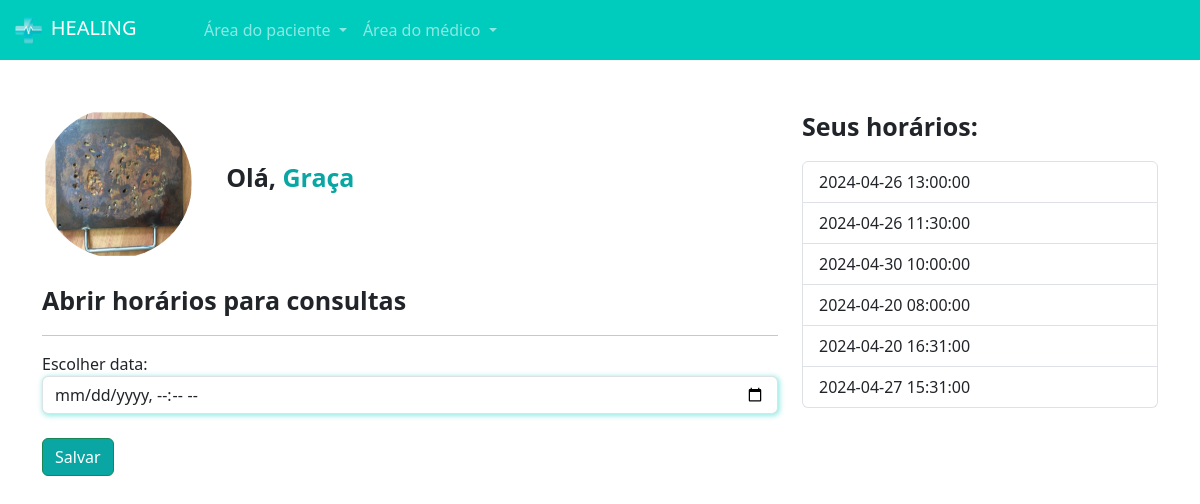
The app's page /medicos/abrir_horario/ (signed in) with its own data.
### medico/models.py (models this page shows, shortened)
class DadosMedico(models.Model):
    crm = models.CharField(max_length=30)
    nome = models.CharField(max_length=100)
    cep = models.CharField(max_length=15)
    rua = models.CharField(max_length=100)
    bairro = models.CharField(max_length=100)
    numero = models.IntegerField()
    rg = models.ImageField(upload_to="rgs")
    cedula_identidade_medica = models.ImageField(upload_to='cim')
    foto = models.ImageField(upload_to="fotos_perfil")
    user = models.ForeignKey(User, on_delete=models.DO_NOTHING)
    descricao = models.TextField(null=True, blank=True)
    especialidade = models.ForeignKey(Especialidades, on_delete=models.DO_NOTHING, null=True, blank=True)
    valor_consulta = models.FloatField(default=100)

class DatasAbertas(models.Model):
    data = models.DateTimeField()
    user = models.ForeignKey(User, on_delete=models.DO_NOTHING)
    agendado = models.BooleanField(default=False)
    def __str__(self):
        return str(self.data)

### medico/views.py (the view, shortened to what this page needs)
# urls.py: path('abrir_horario/', views.abrir_horario, name="abrir_horario"),
@login_required
def abrir_horario(request):
    if not is_medico(request.user):
        messages.add_message(request, constants.WARNING, 'Somente médicos podem acessar essa página.')
        return redirect('/usuarios/sair')
    if request.method == "GET":
        dados_medicos = DadosMedico.objects.get(user=request.user)
        datas_abertas = DatasAbertas.objects.filter(user = request.user)
        return render(request, 'abrir_horario.html', {'dados_medicos': dados_medicos, 'datas_abertas': datas_abertas, 'is_medico': is_medico(request.user)})

### medico/models.py (called while the page is built)
def is_medico(user):
    return DadosMedico.objects.filter(user=user).exists()

### medico/templates/abrir_horario.html (shortened to what this page needs)
{% extends "base.html" %}
{% load static %}
{% block 'head' %}
    <link rel="stylesheet" href="{% static 'medicos/css/abrir_horario.css' %}">
    <link rel="stylesheet" href="{% static 'usuarios/css/usuarios.css' %}">
    <link rel="stylesheet" href="{% static 'medicos/css/cadastro_medico.css' %}">
{% endblock 'head' %}
{% block 'body' %}
{% include "partials/navbar.html" %}
    <div class="container">
        <br><br>
        <div class="row">
            <div class="col-md-8">
                <img src="{{dados_medicos.foto.url}}"  class="foto-perfil" alt="">
                <label style="margin-left: 30px; font-size: 25px" class="p-bold">Olá, <span class="color-dark">{{request.user.username}}</span></label>
                <br>
                <br>
                <p style="font-size: 25px" class="p-bold">Abrir horários para consultas</p>
                <hr>
                <form action="{% url "abrir_horario" %}" method="POST">{% csrf_token %}
                    <label for="">Escolher data:</label>
                    <input type="datetime-local" name="data" class="form-control shadow-main-color">
                    <br>
                    <input type="submit" value="Salvar" class="btn btn-success btn-dark-color">
                </form>
            </div>
            <div class="col-md-4">
                <p style="font-size: 25px" class="p-bold">Seus horários:</p>
                <ul class="list-group">
                    {% for data in datas_abertas  %}
                        <li class="list-group-item">{{data}}</li>
                    {% endfor %}
                </ul>
            </div>
        </div>
    </div>
{% endblock 'body' %}

### templates/static/geral/css/base.css (style rules this page uses)
:root { --main-color: #00CCBE; --dark-color: #09A6A3; --contrast-color: #FFD686; }
.p-bold { font-weight: bold; }
.color-dark { color: var(--dark-color); }

### templates/static/medicos/css/abrir_horario.css (style rules this page uses)
.foto-perfil { width: 150px; height: 150px; border-radius: 75px; }

### templates/static/usuarios/css/usuarios.css (style rules this page uses)
.btn-dark-color { background-color: var(--dark-color); color: white; }

### templates/static/medicos/css/cadastro_medico.css (style rules this page uses)
.shadow-main-color { box-shadow: 1px 1px 5px 1px rgba(0, 204, 190,.4); }

### records on screen
DadosMedico: foto (picture)
DatasAbertas: data "2024-04-26 13:00:00"
DatasAbertas: data "2024-04-26 11:30:00"
DatasAbertas: data "2024-04-30 10:00:00"
DatasAbertas: data "2024-04-20 08:00:00"
DatasAbertas: data "2024-04-20 16:31:00"
DatasAbertas: data "2024-04-27 15:31:00"

### other values on screen
{{ request.user.username }} "Graça"
